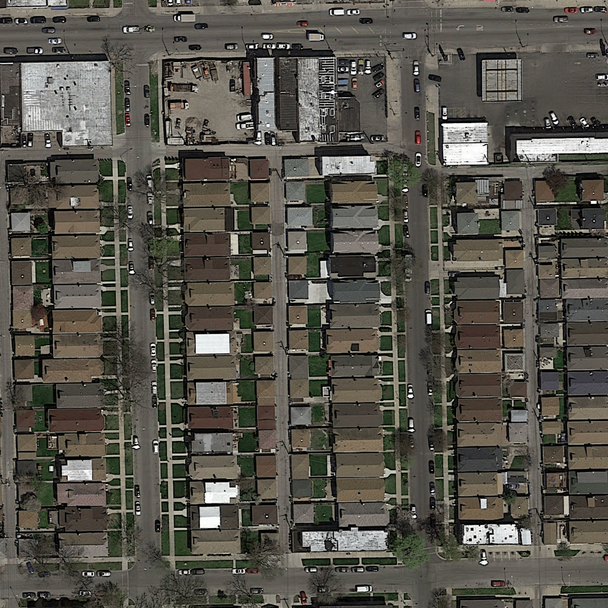
#> input picture epfl-ml-project2/datas/test_set_images/test_01/test_1.png, 608 x 608 px, given as the content of the folder datas/training/images/, which was not available
$ python santi_v1.py
#> lines starting #> are read from the running program, lines starting #| are printed output that depends on the picture; after the words box and inside, x2 and y2 are one past the last pixel; in counts of white or black regions, pixels touching at a corner belong together; pictures that were not available may be replaced by others from this repository, and a replacement may not be noted
### epfl-ml-project2/functions_v1.py
import matplotlib.image as mpimg
import matplotlib.pyplot as plt
import numpy as np
from PIL import Image


def load_image(infilename):
    """ Read an image from a directory
    INPUTS:
        infilename: Name of the image (include directory)
    OUTPUT:
        data = image file (float 32)
    """
    data = mpimg.imread(infilename)
    return data


def load_image_pil(infilename, bw=False):
    """ Read an image from a directory
    INPUTS:
        infilename: Name of the image (include directory)
        bw = Boolean (1 color image, 0 black and white)
    OUTPUT:
        data = image file (float 32)
    """
    img = Image.open(infilename)
    if bw:
        img = img.convert('L')

    img = np.array(img)

    return img


# [184 lines left out: functions img_float_to_uint8, concatenate_images, get_patches, patch_to_label, label_to_img, pad_image and 3 more, not called in this run]


def categorical_probas_to_classes(p):
    return np.argmax(p, axis=1)


# [159 lines left out: functions probas_to_classes, show_ZCA, zca_whitening, zca_whitening_test, not called in this run]

### epfl-ml-project2/santi_v1.py
# -*- coding: utf-8 -*-
"""
Created on Tue Nov 28 18:13:03 2017

@author: santi
"""

import matplotlib.image as mpimg
import matplotlib.patches as matplotlib_patches
import numpy as np
import matplotlib.pyplot as plt
import os,sys
import timeit
from PIL import Image
from functions_v1 import *
from scipy import ndimage as ndi
from skimage import feature

os.chdir('C:/Users/santi/Desktop/ICAI/Master/Segundo/Machine Learning/Labs/epfl-ml-projects/epfl-ml-project2')
wd = os.getcwd()

print(wd)


#### Lad Data
# Loaded a set of images
root_dir = "datas/training/"

image_dir = root_dir + "images/"
files = os.listdir(image_dir)
files.sort()
n = min(100, len(files)) # Load maximum 20 images
print("Loading " + str(n) + " images")
imgs = [load_image(image_dir + files[i]) for i in range(n)]
#> in load_image, data is the input picture: shape (608, 608, 3) float32; mean R, G, B 0.341, 0.331, 0.298
#> imgs = 1 item
print(files[0])

gt_dir = root_dir + "groundtruth/"
print("Loading " + str(n) + " groundtruth")
gt_imgs = [load_image(gt_dir + files[i]) for i in range(n)]
#> gt_imgs = 1 item
print(files[0])

n = 100 # Only use 10 images for training

#### Get edges
for i in range(10):
    im = load_image_pil(image_dir + files[i], bw=True)
#> in load_image_pil, `img = img.convert('L')`:
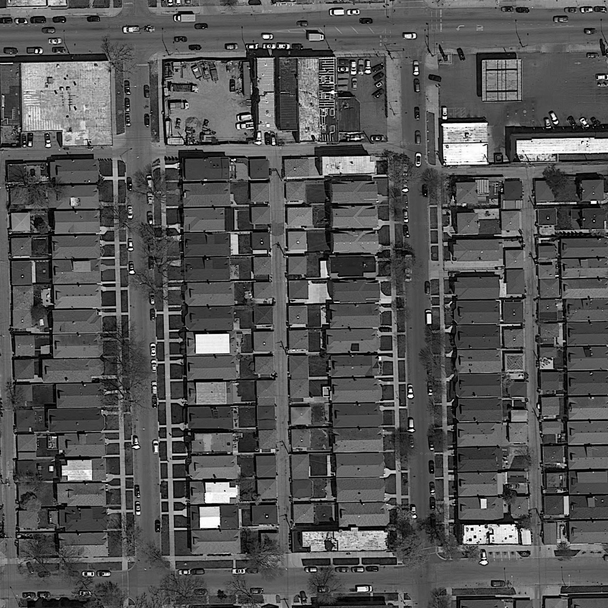
#> img: PIL image 608x608 L; min 0, max 255, mean 84.2
    im = np.array(im)

    edges = feature.canny(im, sigma = 1.8)
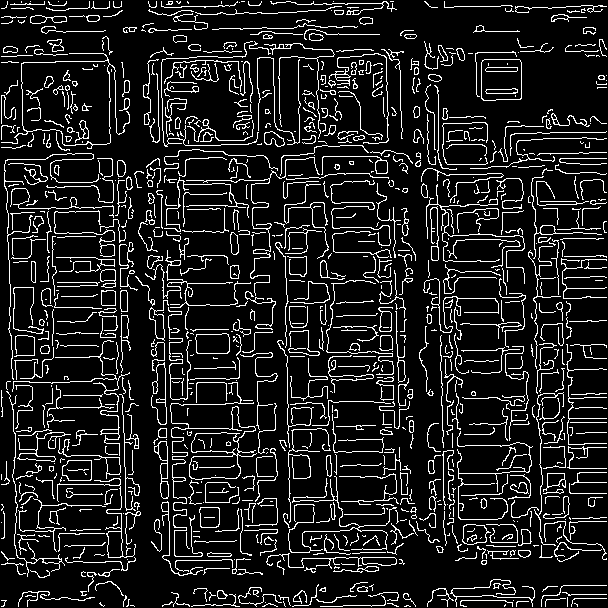
#> edges: shape (608, 608) bool; 12.1% white in thin lines or dots
    fill = ndi.binary_fill_holes(edges)
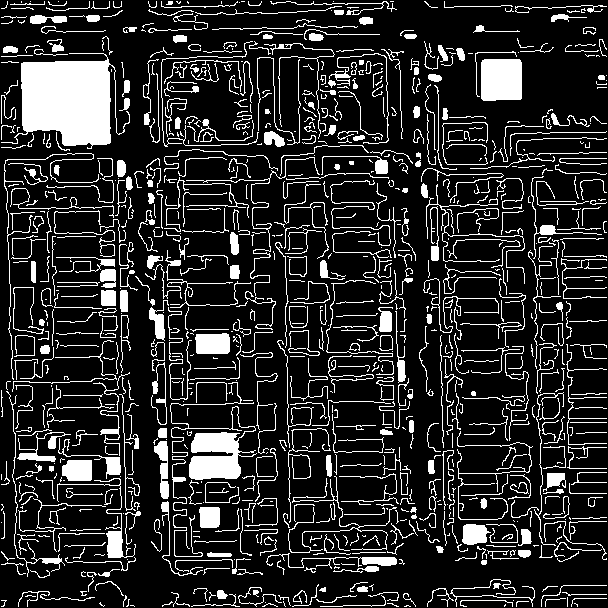
#> fill: shape (608, 608) bool; 16.6% white; 928 white regions (387 under 20 px), largest, box (x1, y1, x2, y2) and area: (1, 53, 130, 149) 7034, (170, 382, 257, 557) 2830, (481, 59, 522, 101) 1683
#> (the run stopped early here; a loop or call above may not have finished)
